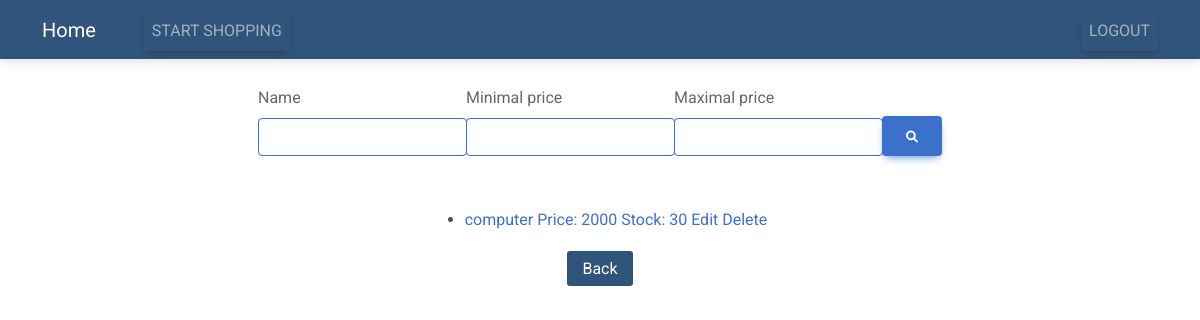
/shopping/manage/ (signed in), run on an earlier commit of the app's database.
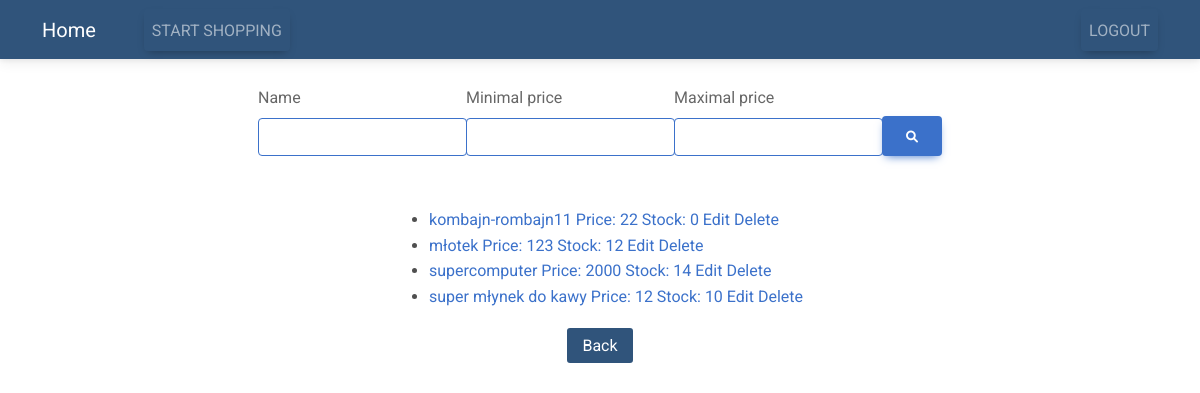
And on a later commit of the database.
### shopping/models.py (models this page shows)
class Product(models.Model):
    name = models.CharField(max_length=100)
    description = models.CharField(max_length=100)
    image = models.ImageField(upload_to="pics/%y/%m/%d/", null=True)
    stock_number = models.IntegerField()
    price = models.IntegerField()
    create_time = models.DateTimeField('create time')
    last_edit_time = models.DateTimeField('last edit time')

### shopping/views.py (the view)
# urls.py: path('manage/', manageProducts, name="manageProducts"),
@login_required(login_url='/login')
@staff_member_required(login_url='/login')
def manageProducts(request):
    product = Product.objects.order_by('-create_time')
    context = {'product': product}
    return render(request, 'shopping/manage.html', context)

### templates/shopping/manage.html (shortened to what this page needs)
<!DOCTYPE html>
{% load static %}
<html lang="en">
<head>
    <link href="https://cdn.jsdelivr.net/npm/bootstrap@5.0.2/dist/css/bootstrap.min.css" rel="stylesheet">
    <link
      href="https://cdnjs.cloudflare.com/ajax/libs/font-awesome/6.0.0/css/all.min.css"
      rel="stylesheet"
    />
    <link href="https://cdnjs.cloudflare.com/ajax/libs/mdb-ui-kit/6.1.0/mdb.min.css" rel="stylesheet"/>
    <link rel="stylesheet" href="{% static 'style.css' %}">
</head>
<body>
<nav class="navbar navbar-expand-lg navbar-dark" style="background-color: #30547b">
    <div class="container">
        <a href="/" class="navbar-brand me-5">Home</a>
        <div class="collapse navbar-collapse" id="navbarSupportedContent">
            <div class="navbar-nav me-auto">
                {% if user.is_authenticated %}
                    <div class="d-flex justify-content-start">
                        <a href="/shopping/get" class="btn nav-link">Start shopping</a>
                    </div>
                {% endif %}
            </div>
            <div class="navbar-nav">
                {% if user.is_authenticated %}
                    <div class="d-flex justify-content-start">
                        <a href="/logout/" class="btn nav-link">Logout</a>
                    </div>
                {% endif %}
            </div>
        </div>
    </div>
</nav>
<br>
<div class="d-flex flex-column justify-content-center align-items-center " style="100vh">
    <form action="{% url 'getAllProductsMatchingCriteria' %}" method="get">
        <div class="input-group" style="width:100%;">
              <div class="form-outline">
                <label class="form-label">Name</label>
                <input name="product_name" type="search" id="nameSearch" class="form-control border border-primary"/>
              </div>
              <div class="form-outline">
                <label class="form-label">Minimal price</label>
                <input name="product_min_price" type="search" id="minPriceSearch" class="form-control border border-primary"/>
              </div>
              <div class="form-outline">
                <label class="form-label">Maximal price</label>
                <input name="product_max_price" type="search" id="maxPriceSearch" class="form-control border border-primary"/>
              </div>
              <button type="submit" name='mybtn2' class="btn btn-primary rounded" style="height:40px; align-self:end;">
                <i class="fas fa-search"></i>
              </button>
        </div>
    </form>
    <br>
    <br>
    {% if product %}
        <ul>
        {% for n in product %}
        <li><a href="/shopping/get/{{ n.id }}/">{{ n.name }} Price: {{ n.price }} Stock: {{ n.stock_number }}</a>
            <a href="/shopping/edit/{{ n.id }}/">Edit</a>
            <a href="/shopping/delete/{{ n.id }}/">Delete</a></li>
        {% endfor %}
        </ul>
    {% else %}
        <p>No products are currently chosen.</p>
    {% endif %}
    <a class="buy-button" href="/shopping/get/">Back</a></li>
    <br>
</div>
</body>
</html>

### static/style.css (style rules this page uses)
.buy-button { border: 2px solid white; color: white; background-color: #30547b; border-radius: 5px; padding: 5px 15px; align-self: center; }

What changed in the data, as far as the page shows it:
added Product: name "kombajn-rombajn11", price "22", stock_number "0"
added Product: name "młotek", price "123", stock_number "12"
changed Product: name "computer" → "supercomputer"; stock_number "30" → "14"
added Product: name "super młynek do kawy", price "12", stock_number "10"
